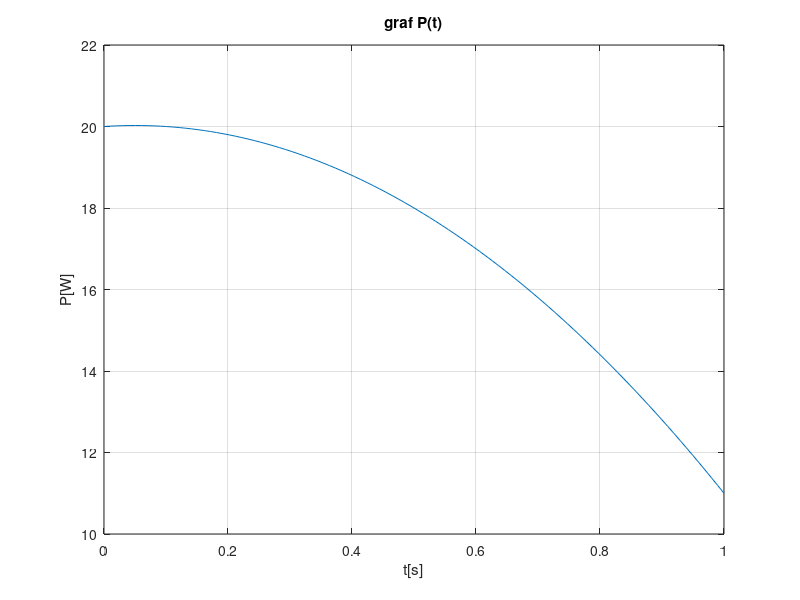

Write the MATLAB code that produced this figure.
clc, clear all;

% naloga 1

podatki = importdata('naloga1_1.txt');
t = podatki.data;
format long g
t;

% naloga 2

fid = fopen('naloga1_2.txt', 'r');
line = fgetl(fid);
num_values = sscanf(line, 'stevilo_podatkov_P: %d');
P = zeros(num_values, 1);

for i = 1:num_values
    line = fgetl(fid);
    P(i) = str2double(line);
end

fclose(fid);
format long g;

P;

%graf
figure(1)
plot(t, P)
title('graf P(t)')
xlabel('t[s]')
ylabel('P[W]')
grid on

% naloga 3

n = length(P);
I = 0;

for i = 1:n-1
    delta_t = t(i + 1) - t(i);
    I = I + delta_t * (P(i) + P(i + 1)) / 2;
end

I_trapz = trapz(t, P);

fprintf('integral: %.16f\n', I)
fprintf('trapz: %.16f\n', I_trapz)